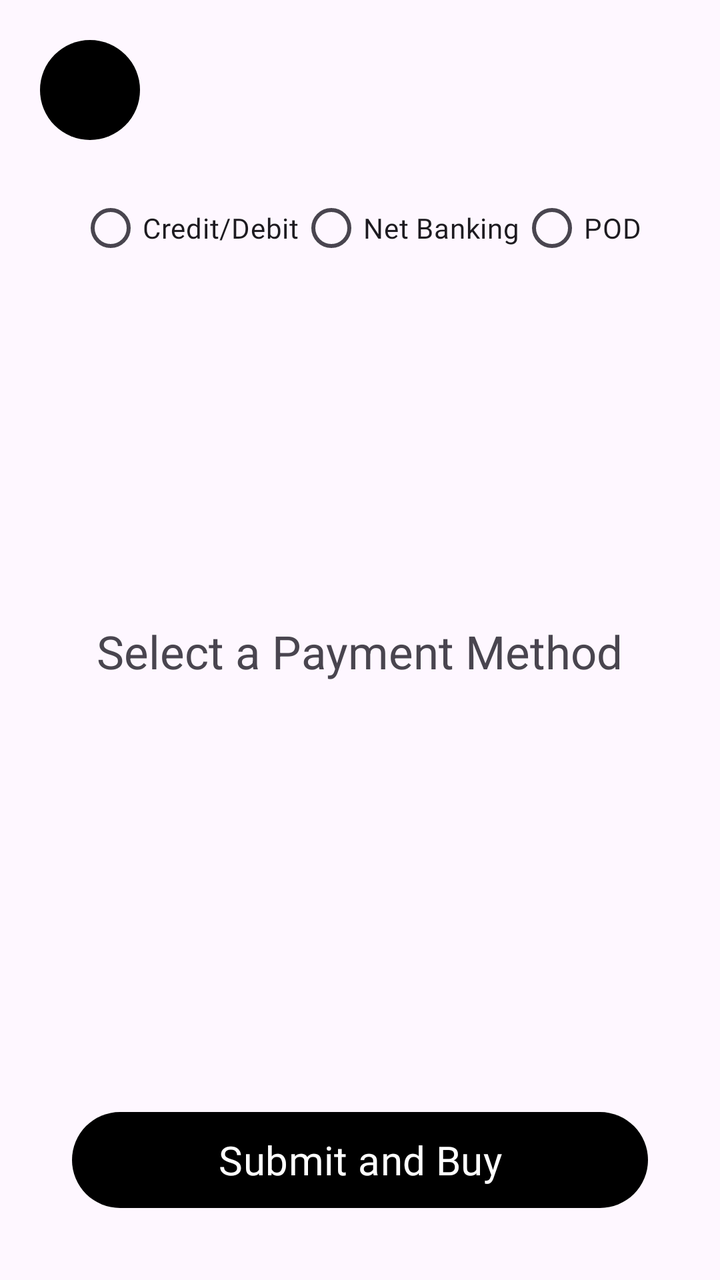
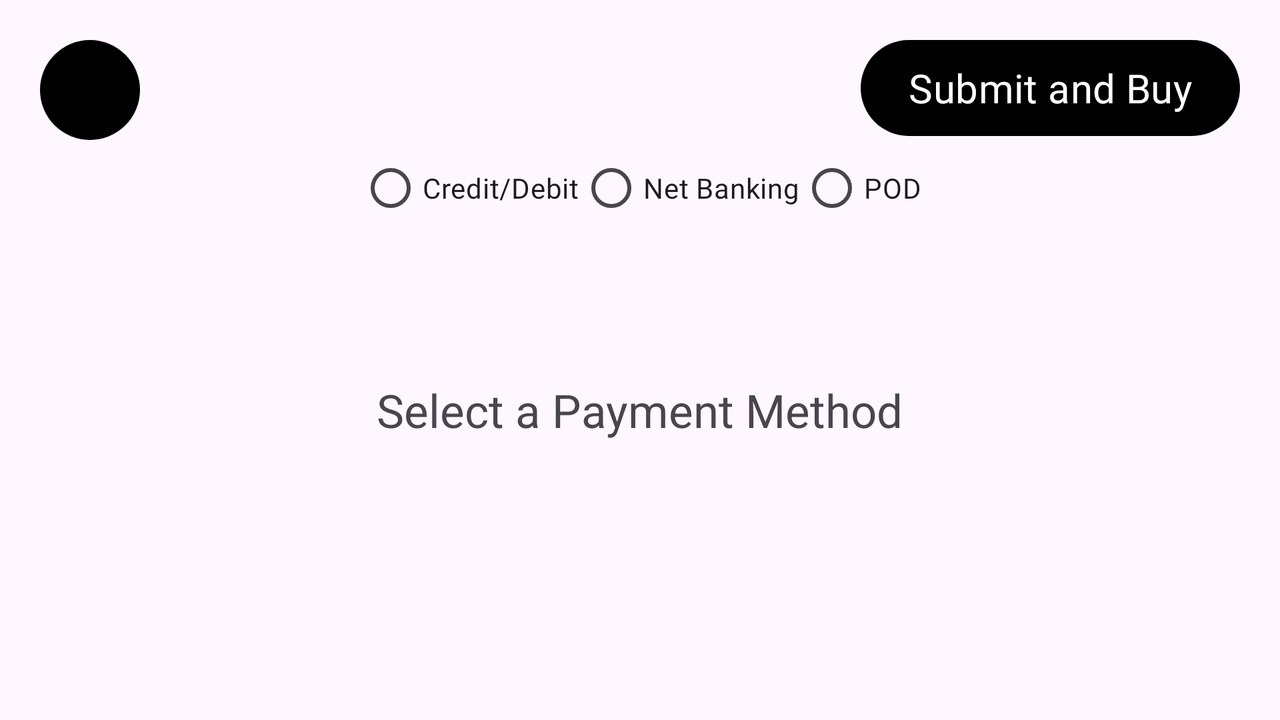

First picture: res/layout/ on a phone held upright. Second picture: the repository's own variant of that layout, on a device whose configuration matches the variant's folder. Source for both follows.
<!-- AndroidManifest.xml: application theme Theme.Intel -->
<!-- res/layout/activity_payment.xml -->
<?xml version="1.0" encoding="utf-8"?>
<androidx.constraintlayout.widget.ConstraintLayout xmlns:android="http://schemas.android.com/apk/res/android"
    xmlns:app="http://schemas.android.com/apk/res-auto"
    xmlns:tools="http://schemas.android.com/tools"
    android:layout_width="match_parent"
    android:layout_height="match_parent"
    android:layout_margin="20dp"
    tools:context=".checkouts.Payment">

    <ImageView
        android:id="@+id/topp"
        android:layout_width="50dp"
        android:layout_height="50dp"
        android:padding="10dp"
        android:src="@drawable/logo"
        android:background="@drawable/button"
        app:layout_constraintTop_toTopOf="parent"
        app:layout_constraintStart_toStartOf="parent"
        app:layout_constraintBottom_toTopOf="@+id/paymentMethodRadioGroup"
        app:layout_constraintVertical_bias="0.5"
        />





    <RadioGroup
        android:id="@+id/paymentMethodRadioGroup"
        android:layout_width="wrap_content"
        android:layout_height="wrap_content"
        android:orientation="horizontal"
        android:layout_gravity="center"

        app:layout_constraintTop_toBottomOf="@id/topp"
        app:layout_constraintStart_toStartOf="parent"
        app:layout_constraintEnd_toEndOf="parent"
        android:layout_marginTop="20dp"
        >

        <RadioButton

            android:id="@+id/radioCreditDebit"
            android:layout_width="wrap_content"
            android:layout_height="wrap_content"
            android:text="Credit/Debit"
            android:fontFamily="@font/amiko"/>

        <RadioButton
            android:id="@+id/radioNetBanking"
            android:layout_width="wrap_content"
            android:layout_height="wrap_content"
            android:text="Net Banking"
            android:fontFamily="@font/amiko"/>

        <RadioButton
            android:id="@+id/radioPOD"
            android:layout_width="wrap_content"
            android:layout_height="wrap_content"
            android:text="POD"
            android:fontFamily="@font/amiko"/>
    </RadioGroup>


    <LinearLayout
        android:id="@+id/creditDebitLayout"
        android:layout_width="0dp"
        android:layout_height="wrap_content"
        android:orientation="vertical"
        android:visibility="gone"
        app:layout_constraintTop_toBottomOf="@id/paymentMethodRadioGroup"
        app:layout_constraintStart_toStartOf="parent"
        app:layout_constraintEnd_toEndOf="parent"
        android:layout_marginTop="20dp"
        >

        <EditText
            android:id="@+id/cardHolderEditText"
            android:layout_width="match_parent"
            android:layout_height="wrap_content"
            android:hint="Card Holder"
            android:layout_marginTop="20dp"
            app:layout_constraintTop_toTopOf="parent"
            app:layout_constraintStart_toStartOf="parent"
            app:layout_constraintEnd_toEndOf="parent"
            app:layout_constraintVertical_chainStyle="packed"
            android:inputType="text" />

        <EditText
            android:id="@+id/cardNumberEditText"
            android:layout_width="match_parent"
            android:layout_height="wrap_content"
            android:hint="Card Number"
            android:layout_marginTop="20dp"

            app:layout_constraintTop_toBottomOf="@+id/cardHolderEditText"
            app:layout_constraintStart_toStartOf="parent"
            app:layout_constraintEnd_toEndOf="parent"
            android:inputType="number" />

        <EditText
            android:id="@+id/cvvEditText"
            android:layout_width="match_parent"
            android:layout_height="wrap_content"
            android:hint="CVV"
            android:layout_marginTop="20dp"

            app:layout_constraintTop_toBottomOf="@+id/cardNumberEditText"
            app:layout_constraintStart_toStartOf="parent"
            app:layout_constraintEnd_toEndOf="parent"
            android:inputType="number" />

        <EditText
            android:id="@+id/expiryEditText"
            android:layout_width="match_parent"
            android:layout_height="wrap_content"
            android:hint="Expiry Date (MM/YYYY)"
            android:layout_marginTop="20dp"

            app:layout_constraintTop_toBottomOf="@+id/cvvEditText"
            app:layout_constraintStart_toStartOf="parent"
            app:layout_constraintEnd_toEndOf="parent"
            android:inputType="number" />
    </LinearLayout>

    <LinearLayout
        android:id="@+id/netBankingLayout"
        android:layout_width="0dp"
        android:layout_height="wrap_content"
        android:orientation="vertical"
        android:visibility="gone"
        app:layout_constraintTop_toBottomOf="@id/paymentMethodRadioGroup"
        app:layout_constraintStart_toStartOf="parent"
        app:layout_constraintEnd_toEndOf="parent"
        android:layout_marginTop="20dp"
        app:layout_constraintVertical_chainStyle="packed"
    >

    <EditText
        android:id="@+id/usernameEditText"
        android:layout_width="match_parent"
        android:layout_height="wrap_content"
        android:hint="Username" />

    <EditText
        android:id="@+id/passwordEditText"
        android:layout_width="match_parent"
        android:layout_height="wrap_content"
        android:hint="Password"
        android:inputType="textPassword" />
    </LinearLayout>

    <LinearLayout
        android:id="@+id/podLayout"
        android:layout_width="0dp"
        android:layout_height="wrap_content"
        android:orientation="vertical"
        android:visibility="gone"
        app:layout_constraintTop_toBottomOf="@id/paymentMethodRadioGroup"
        app:layout_constraintStart_toStartOf="parent"
        app:layout_constraintEnd_toEndOf="parent"
        android:layout_marginTop="20dp"
        app:layout_constraintVertical_chainStyle="packed"
    >

    <TextView
        android:layout_width="match_parent"
        android:layout_height="wrap_content"
        android:text="Select POD Option"
        android:textStyle="bold"
        android:paddingTop="8dp"
        android:paddingBottom="8dp" />
        <RadioGroup
            android:id="@+id/podRadioGroup"
            android:layout_width="wrap_content"
            android:layout_height="wrap_content"
            android:orientation="horizontal"
            app:layout_constraintTop_toBottomOf="@id/netBankingLayout"
            app:layout_constraintStart_toStartOf="parent"
            app:layout_constraintEnd_toEndOf="parent"
            android:layout_marginTop="20dp">
    <RadioButton
        android:id="@+id/radioPODCash"
        android:layout_width="wrap_content"
        android:layout_height="wrap_content"
        android:text="Cash on Delivery" />

    <RadioButton
        android:id="@+id/radioPODCard"
        android:layout_width="wrap_content"
        android:layout_height="wrap_content"
        android:text="Card on Delivery" />
</RadioGroup>

    </LinearLayout>


<TextView
        android:id="@+id/selectPaymentMethodText"
        android:layout_width="wrap_content"
        android:layout_height="wrap_content"
        android:text="Select a Payment Method"
        android:textSize="23sp"
        android:visibility="visible"

        app:layout_constraintBottom_toTopOf="@+id/submitButton"
        app:layout_constraintEnd_toEndOf="parent"
        app:layout_constraintStart_toStartOf="parent"
        app:layout_constraintTop_toBottomOf="@id/topp"
        app:layout_constraintVertical_bias="0.528" />

    <Button
        android:id="@+id/submitButton"
        android:layout_width="0dp"
        android:layout_height="wrap_content"
        android:text="Submit and Buy"
        android:fontFamily="@font/lemon"
        android:textSize="20sp"
        android:background="@drawable/button"
        app:backgroundTint="@color/black"
        app:layout_constraintBottom_toBottomOf="parent"
        app:layout_constraintStart_toStartOf="parent"
        app:layout_constraintEnd_toEndOf="parent"
        android:layout_margin="16dp"
        />

</androidx.constraintlayout.widget.ConstraintLayout>
<!-- resources referenced by this layout -->
<resources>
  <color name="black">#FF000000</color>
  <!-- drawable button (drawable) -->
  <?xml version="1.0" encoding="utf-8"?>
  <shape xmlns:android="http://schemas.android.com/apk/res/android">
      <solid android:color="@color/black"/>
      <corners android:radius="200dp"/>
  </shape>
  <!-- drawable logo: png bitmap (mipmap-hdpi, 4765 bytes) -->
  <style name="Theme.Intel" parent="Base.Theme.Intel" />
  <style name="Base.Theme.Intel" parent="Theme.Material3.DayNight.NoActionBar">
          
          
      </style>
</resources>
<!-- res/layout-land/activity_payment.xml (the repository's variant of the layout above) -->
<!-- drawn on the phone turned sideways -->
<?xml version="1.0" encoding="utf-8"?>
<androidx.constraintlayout.widget.ConstraintLayout xmlns:android="http://schemas.android.com/apk/res/android"
    xmlns:app="http://schemas.android.com/apk/res-auto"
    xmlns:tools="http://schemas.android.com/tools"
    android:layout_width="match_parent"
    android:layout_height="match_parent"
    android:layout_margin="20dp"
    tools:context=".checkouts.Payment">

    <ImageView
        android:id="@+id/topp"
        android:layout_width="50dp"
        android:layout_height="50dp"
        android:padding="10dp"
        android:src="@drawable/logo"
        android:background="@drawable/button"
        app:layout_constraintTop_toTopOf="parent"
        app:layout_constraintStart_toStartOf="parent"
        app:layout_constraintBottom_toTopOf="@+id/paymentMethodRadioGroup"
        app:layout_constraintVertical_bias="0.5"
        />





    <RadioGroup
        android:id="@+id/paymentMethodRadioGroup"
        android:layout_width="wrap_content"
        android:layout_height="wrap_content"
        android:orientation="horizontal"
        android:layout_gravity="center"

        app:layout_constraintTop_toBottomOf="@id/topp"
        app:layout_constraintStart_toStartOf="parent"
        app:layout_constraintEnd_toEndOf="parent">

        <RadioButton

            android:id="@+id/radioCreditDebit"
            android:layout_width="wrap_content"
            android:layout_height="wrap_content"
            android:text="Credit/Debit"
            android:fontFamily="@font/amiko"/>

        <RadioButton
            android:id="@+id/radioNetBanking"
            android:layout_width="wrap_content"
            android:layout_height="wrap_content"
            android:text="Net Banking"
            android:fontFamily="@font/amiko"/>

        <RadioButton
            android:id="@+id/radioPOD"
            android:layout_width="wrap_content"
            android:layout_height="wrap_content"
            android:text="POD"
            android:fontFamily="@font/amiko"/>
    </RadioGroup>


    <LinearLayout
        android:id="@+id/creditDebitLayout"
        android:layout_width="0dp"
        android:layout_height="wrap_content"
        android:orientation="vertical"
        android:visibility="gone"
        app:layout_constraintTop_toBottomOf="@id/paymentMethodRadioGroup"
        app:layout_constraintStart_toStartOf="parent"
        app:layout_constraintEnd_toEndOf="parent"
        android:layout_marginTop="20dp"
        >

        <EditText
            android:id="@+id/cardHolderEditText"
            android:layout_width="match_parent"
            android:layout_height="wrap_content"
            android:hint="Card Holder"
            app:layout_constraintTop_toTopOf="parent"
            app:layout_constraintStart_toStartOf="parent"
            app:layout_constraintEnd_toEndOf="parent"
            app:layout_constraintVertical_chainStyle="packed"
            android:inputType="text" />

        <EditText
            android:id="@+id/cardNumberEditText"
            android:layout_width="match_parent"
            android:layout_height="wrap_content"
            android:hint="Card Number"
            android:layout_marginTop="10dp"

            app:layout_constraintTop_toBottomOf="@+id/cardHolderEditText"
            app:layout_constraintStart_toStartOf="parent"
            app:layout_constraintEnd_toEndOf="parent"
            android:inputType="number" />

        <EditText
            android:id="@+id/cvvEditText"
            android:layout_width="match_parent"
            android:layout_height="wrap_content"
            android:hint="CVV"
            android:layout_marginTop="10dp"

            app:layout_constraintTop_toBottomOf="@+id/cardNumberEditText"
            app:layout_constraintStart_toStartOf="parent"
            app:layout_constraintEnd_toEndOf="parent"
            android:inputType="number" />

        <EditText
            android:id="@+id/expiryEditText"
            android:layout_width="match_parent"
            android:layout_height="wrap_content"
            android:hint="Expiry Date (MM/YYYY)"
            android:layout_marginTop="10dp"

            app:layout_constraintTop_toBottomOf="@+id/cvvEditText"
            app:layout_constraintStart_toStartOf="parent"
            app:layout_constraintEnd_toEndOf="parent"
            android:inputType="number" />
    </LinearLayout>

    <LinearLayout
        android:id="@+id/netBankingLayout"
        android:layout_width="0dp"
        android:layout_height="wrap_content"
        android:orientation="vertical"
        android:visibility="gone"
        app:layout_constraintTop_toBottomOf="@id/paymentMethodRadioGroup"
        app:layout_constraintStart_toStartOf="parent"
        app:layout_constraintEnd_toEndOf="parent"
        android:layout_marginTop="20dp"
        app:layout_constraintVertical_chainStyle="packed"
    >

    <EditText
        android:id="@+id/usernameEditText"
        android:layout_width="match_parent"
        android:layout_height="wrap_content"
        android:hint="Username" />

    <EditText
        android:id="@+id/passwordEditText"
        android:layout_width="match_parent"
        android:layout_height="wrap_content"
        android:hint="Password"
        android:inputType="textPassword" />
    </LinearLayout>

    <LinearLayout
        android:id="@+id/podLayout"
        android:layout_width="0dp"
        android:layout_height="wrap_content"
        android:orientation="vertical"
        android:visibility="gone"
        app:layout_constraintTop_toBottomOf="@id/paymentMethodRadioGroup"
        app:layout_constraintStart_toStartOf="parent"
        app:layout_constraintEnd_toEndOf="parent"
        android:layout_marginTop="20dp"
        app:layout_constraintVertical_chainStyle="packed"
    >

    <TextView
        android:layout_width="match_parent"
        android:layout_height="wrap_content"
        android:text="Select POD Option"
        android:textStyle="bold"
        android:paddingTop="8dp"
        android:paddingBottom="8dp" />

    <RadioButton
        android:id="@+id/radioPODCash"
        android:layout_width="wrap_content"
        android:layout_height="wrap_content"
        android:text="Cash on Delivery" />

    <RadioButton
        android:id="@+id/radioPODCard"
        android:layout_width="wrap_content"
        android:layout_height="wrap_content"
        android:text="Card on Delivery" />

    </LinearLayout>


    <TextView
        android:id="@+id/selectPaymentMethodText"
        android:layout_width="wrap_content"
        android:layout_height="wrap_content"
        android:text="Select a Payment Method"
        android:textSize="23sp"
        android:visibility="visible"
        app:layout_constraintBottom_toBottomOf="parent"
        app:layout_constraintEnd_toEndOf="parent"
        app:layout_constraintHorizontal_bias="0.5"
        app:layout_constraintStart_toStartOf="parent"
        app:layout_constraintTop_toBottomOf="@id/topp"
        app:layout_constraintVertical_bias="0.5" />

    <Button
        android:id="@+id/submitButton"
        android:layout_width="wrap_content"
        android:layout_height="wrap_content"
        android:text="Submit and Buy"
        android:fontFamily="@font/lemon"
        android:textSize="20sp"
        android:background="@drawable/button"
        app:backgroundTint="@color/black"


        app:layout_constraintTop_toTopOf="parent"
        app:layout_constraintEnd_toEndOf="parent" />

</androidx.constraintlayout.widget.ConstraintLayout>
